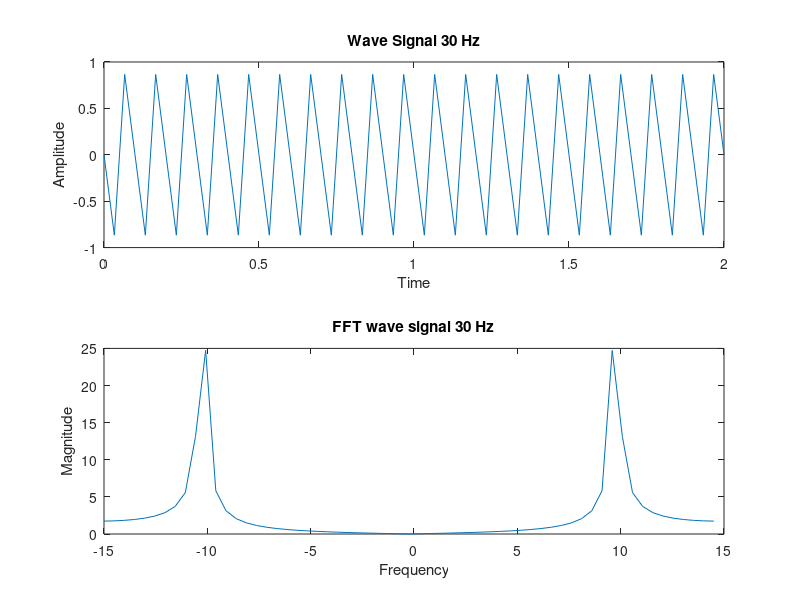

MATLAB code for this plot:
amp=1;                    %amp=amplitude
time=2;
f1=20;                    %f1=Frequency of 1st component signal           
f2=30;                    %f2=Frequency of 2nd component signal
fs=30;                    %fs=Sampling Frequency
T=1/fs;
t=0:T:time;
x=amp*sin(2*pi*f1*t)+amp*sin(2*pi*f2*t);    %Signal
figure(3)
subplot(2,1,1);
plot(t,x);
title('Wave Signal 30 Hz');
xlabel('Time');
ylabel('Amplitude');

N=length(x);
fftSignal=fft(x);
fftSignal=fftshift(fftSignal);
f=fs*(-N/2:N/2-1)/N;
figure(3)
subplot(2,1,2);
plot(f,abs(fftSignal));
title('FFT wave signal 30 Hz');           %FFT Signal
xlabel('Frequency');
ylabel('Magnitude');
